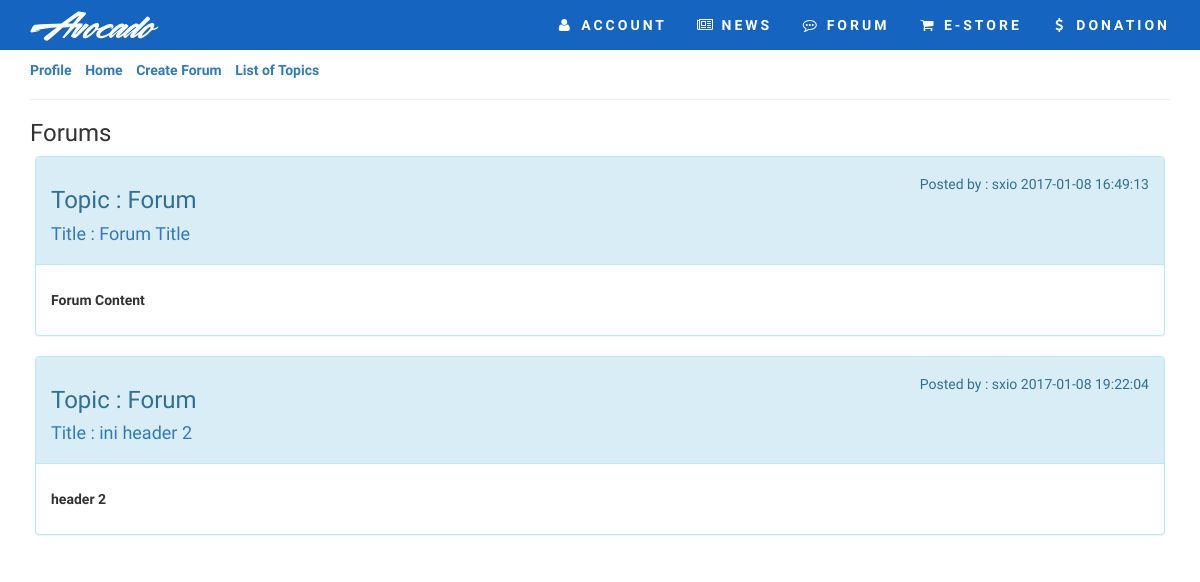
Screenshot of /index.php/c_forum/forum with the database file from the repository.
### tables this page shows
CREATE TABLE `TRHFORUM` (
  `FORUM_ID` varchar(20) NOT NULL,
  `FORUM_TITLE` varchar(150) NOT NULL,
  `FORUM_CAT` int(10) NOT NULL,
  `FORUM_CONTENT` text NOT NULL,
  `USER_ID` varchar(15) NOT NULL,
  `USER_DT` datetime NOT NULL,
  PRIMARY KEY (`FORUM_ID`)
);

CREATE TABLE `MSDCATEGORY` (
  `CAT_ID` int(11) NOT NULL AUTO_INCREMENT,
  `CAT_GROUP` int(1) NOT NULL,
  `CAT_NAME` varchar(30) NOT NULL,
  `SPEC1` varchar(50) NOT NULL,
  `SPEC2` varchar(50) NOT NULL,
  PRIMARY KEY (`CAT_ID`),
  KEY `CAT_ID` (`CAT_GROUP`),
  CONSTRAINT `MSDCATEGORY_ibfk_1` FOREIGN KEY (`CAT_GROUP`) REFERENCES `MSHCATEGORY` (`CAT_ID`)
);

### application/controllers/C_Forum.php (called while the page is built, shortened)
<?php
	class C_Forum extends CI_Controller{
		function __construct(){
		 	$this->load->model('Forum_model');
		}
		function forum(){
			$data['header']   = $this->load->view('templates/header','',TRUE);
			$data['nav']      = $this->load->view('templates/nav','',TRUE);
			$data['forumnav'] = $this->load->view('forum/forumnav','',TRUE);
			$data['footer']   = $this->load->view('templates/footer','',TRUE);
			$data['forum_list'] = $this->Forum_model->get_forum_header();
			$this->load->view('forum/forumlist', $data);
		}
	}
?>

### index.php (called while the page is built, shortened)
<?php
require_once BASEPATH.'core/CodeIgniter.php';

### application/models/Forum_model.php (called while the page is built, shortened)
<?php
	class Forum_model extends CI_Model{
		public function get_forum_header(){
			$this->db->select('A.FORUM_ID,A.FORUM_TITLE,B.CAT_NAME,A.FORUM_CONTENT,A.USER_ID,A.USER_DT');
			$this->db->from('TRHFORUM A');
			$this->db->join('MSDCATEGORY B','A.FORUM_CAT = B.CAT_ID','LEFT');
			$this->db->order_by('A.FORUM_ID');
			$result = $this->db->get();
			return $result->result_array();
		}
	}
?>

### application/views/forum/forumlist.php (the view, shortened to what this page needs)
<!DOCTYPE html>
<html>
<head>
	<?php echo $header; ?>
	<?php echo link_tag('assets/css/forum/forum.css'); ?>
</head>
<body>
	<?php echo $nav; ?>
		<?php echo $forumnav; ?>
		<div id="forum-detail" class="container">
			<h3>Forums</h3>
			<?php
				foreach($forum_list as $forum_list){
				?>
				<div class="row">
					<div class="col-sm-12">
						<div class="panel panel-info">
							<div class="panel-heading">
								<div class="row">
									<div class="col-sm-3">
										<h3>Topic : <?php echo $forum_list['CAT_NAME']; ?></h4>
										<h4><a href="<?php echo base_url('forum/detail/'. $forum_list['FORUM_ID']); ?>">Title : <?php echo $forum_list['FORUM_TITLE']; ?></a></h4>
									</div>
									<div class="col-sm-9">
										<h5 class="pull-right">Posted by : <?php echo $forum_list['USER_ID']; ?> <?php echo $forum_list['USER_DT']; ?></h4>
									</div>
								</div>
							</div>
							<div class="panel-body">
								<p><?php echo $forum_list['FORUM_CONTENT'];?></p>
							</div>
						</div>
					</div>
				</div>
				<br>
				<?php
				}
			?>
		</div>
</body>
</html>

### assets/css/main.css (style rules this page uses)
body { background-color: white; font-weight: bold; font-family: 'Comfortaa', cursive; overflow-x: hidden; }
.panel { margin: 0 5px; }

### assets/css/forum/forum.css (style rules this page uses)
.container { font-family: 'Muli'; }

### assets/css/login.css (style rules this page uses)
* { box-sizing: border-box; outline: none; }

### rows the page displays
trhforum: msdcategory.CAT_NAME "Forum", FORUM_TITLE "Forum Title", USER_ID "sxio", USER_DT "2017-01-08 16:49:13", FORUM_CONTENT "Forum Content"
trhforum: msdcategory.CAT_NAME "Forum", FORUM_TITLE "ini header 2", USER_ID "sxio", USER_DT "2017-01-08 19:22:04", FORUM_CONTENT "header 2"

### other values shown
$username "ACCOUNT"
